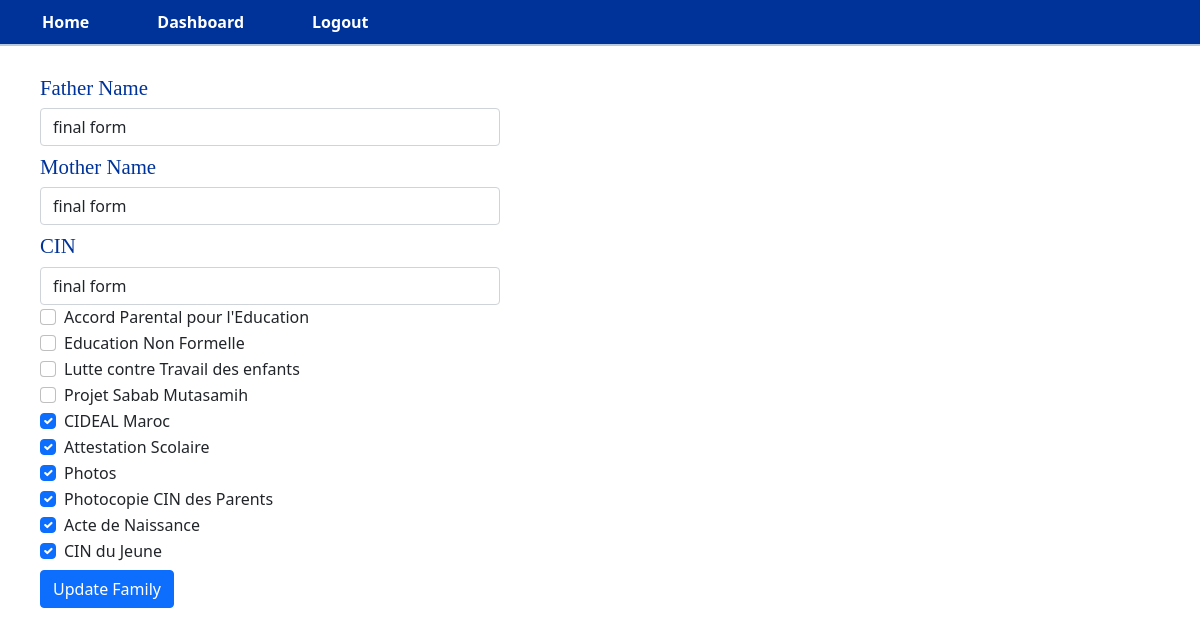
The page /edit_family/27 (signed in) on the database as committed earlier.
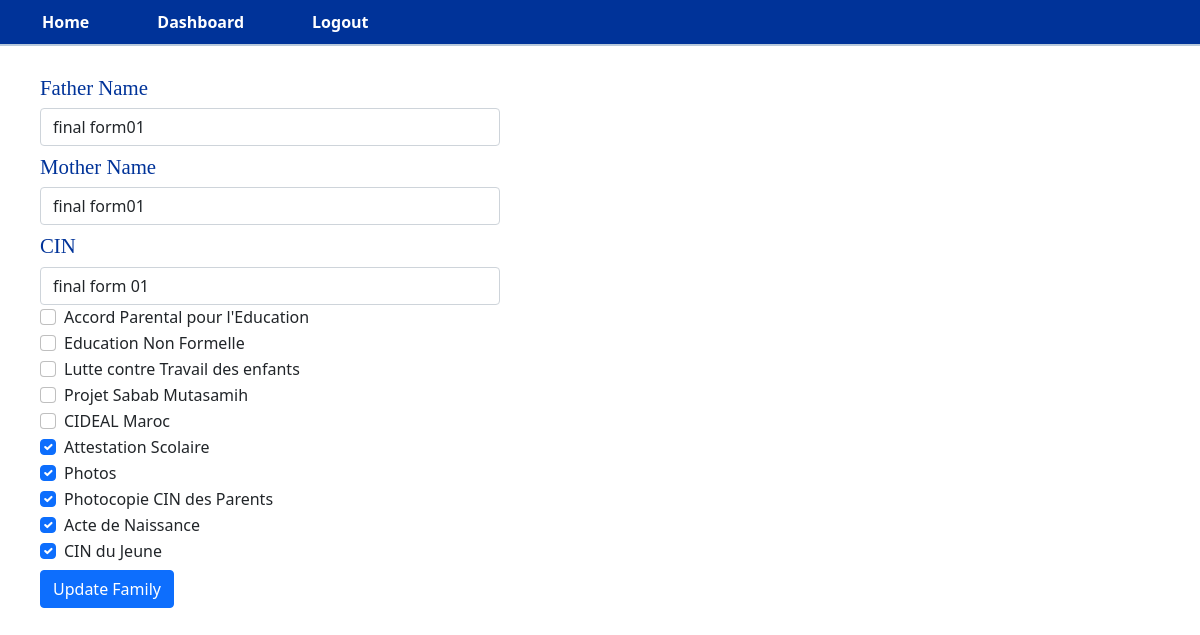
The same page on the database as committed later.
### app.py (models this page shows)
class Family(db.Model, UserMixin):
    id = db.Column(db.Integer, primary_key=True)
    pere_name = db.Column(db.String(100), nullable=False)
    maman_name = db.Column(db.String(100), nullable=False)
    cin = db.Column(db.String(20), nullable=True)
    Accord_P_Education_parental = db.Column(db.Boolean, default=False, nullable=True)
    Education_Non_Formelle = db.Column(db.Boolean, default=False, nullable=True)
    lutte_contre_Travail_des_enfants = db.Column(db.Boolean, default=False, nullable=True)
    Projet_Sabab_Mutasamih = db.Column(db.Boolean, default=False, nullable=True)
    CIDEAL_Maroc = db.Column(db.Boolean, default=False, nullable=True)
    Attestation_scolaire = db.Column(db.Boolean, default=False, nullable=True)
    Photos = db.Column(db.Boolean, default=False, nullable=True)
    photocopie_CIN_parents = db.Column(db.Boolean, default=False, nullable=True)
    Acte_de_naissance = db.Column(db.Boolean, default=False, nullable=True)
    CIN_du_jeune = db.Column(db.Boolean, default=False, nullable=True)
    children_id = db.Column(db.Integer, db.ForeignKey('children.id'))
    children = db.relationship('Children', backref='family')

### app.py (the view)
@app.route('/edit_family/<int:child_id>', methods=['GET', 'POST'])
@manager_role_required
@login_required
def edit_family(child_id):
    child = Children.query.get(child_id)
    if child is None:
        flash('Child not found.', 'danger')
        return redirect(url_for('view_family', child_id=child_id))
    family = child.family[0]
    if family is None:
        flash('Family not found.', 'danger')
        return redirect(url_for('view_family', child_id=child_id))
    form = FamilyForm(obj=family)
    if form.validate_on_submit():
        form.populate_obj(family)
        db.session.commit()
        flash('Family updated successfully.', 'success')
        return redirect(url_for('view_family', child_id=child_id))
    else:
        form.pere_name.data = family.pere_name
        form.maman_name.data = family.maman_name
        form.cin.data = family.cin
        form.Accord_P_Education_parental.data = family.Accord_P_Education_parental
        form.Education_Non_Formelle.data = family.Education_Non_Formelle
        form.lutte_contre_Travail_des_enfants.data = family.lutte_contre_Travail_des_enfants
        form.Projet_Sabab_Mutasamih.data = family.Projet_Sabab_Mutasamih
        form.CIDEAL_Maroc.data = family.CIDEAL_Maroc
        form.Attestation_scolaire.data = family.Attestation_scolaire
        form.Photos.data = family.Photos
        form.photocopie_CIN_parents.data = family.photocopie_CIN_parents
        form.Acte_de_naissance.data = family.Acte_de_naissance
        form.CIN_du_jeune.data = family.CIN_du_jeune
    return render_template('edit_family.html', form=form, family=family)

### app.py
class FamilyForm(FlaskForm):
    pere_name = StringField('Father Name', validators=[DataRequired()])
    maman_name = StringField('Mother Name', validators=[DataRequired()])
    cin = StringField('CIN')
    Accord_P_Education_parental = BooleanField('Accord Parental pour l\'Education')
    Education_Non_Formelle = BooleanField('Education Non Formelle')
    lutte_contre_Travail_des_enfants = BooleanField('Lutte contre Travail des enfants')
    Projet_Sabab_Mutasamih = BooleanField('Projet Sabab Mutasamih')
    CIDEAL_Maroc = BooleanField('CIDEAL Maroc')
    Attestation_scolaire = BooleanField('Attestation Scolaire', default=False)
    Photos = BooleanField('Photos')
    photocopie_CIN_parents = BooleanField('Photocopie CIN des Parents', default=False)
    Acte_de_naissance = BooleanField('Acte de Naissance', default=False)
    CIN_du_jeune = BooleanField('CIN du Jeune', default=False)

### app.py (called while the page is built)
@login_manager.user_loader
def load_user(id):
    with app.app_context():
        return User.query.get(int(id))

### templates/edit_family.html (shortened to what this page needs)
{% extends 'base.html' %}
{% block page_content %}
<div class="row mb-3">
  <div class="sidenav">
  </div>
</div>
<form method="POST" class="custom-form">
  <div class="form-group">
    <label for="{{ form.pere_name.id }}" class="label-edit">{{ form.pere_name.label }}</label>
    {{ form.pere_name(class_="form-control") }}
  </div>
  <div class="form-group">
    <label for="{{ form.maman_name.id }}" class="label-edit">{{ form.maman_name.label }}</label>
    {{ form.maman_name(class_="form-control") }}
  </div>
  <div class="form-group">
    <label for="{{ form.cin.id }}" class="label-edit">{{ form.cin.label }}</label>
    {{ form.cin(class_="form-control") }}
  </div>
  {% for field in form %}
    {% if field.type == 'BooleanField' %}
      <div class="form-group">
        <div class="form-check form-check-inline">
          {{ field(class_="form-check-input") }}
          <label for="{{ field.id }}" class="form-check-label">{{ field.label }}</label>
        </div>
      </div>
    {% endif %}
  {% endfor %}
<button type="submit" class="btn btn-primary">Update Family</button>
</form>
{% endblock %}

Rows that differ between the two databases and show on the page:
changed Family: pere_name "final form" → "final form01"; maman_name "final form" → "final form01"; cin "final form" → "final form 01"
Other text that changed with them:
form field CIDEAL_Maroc: "☑" → "☐"
